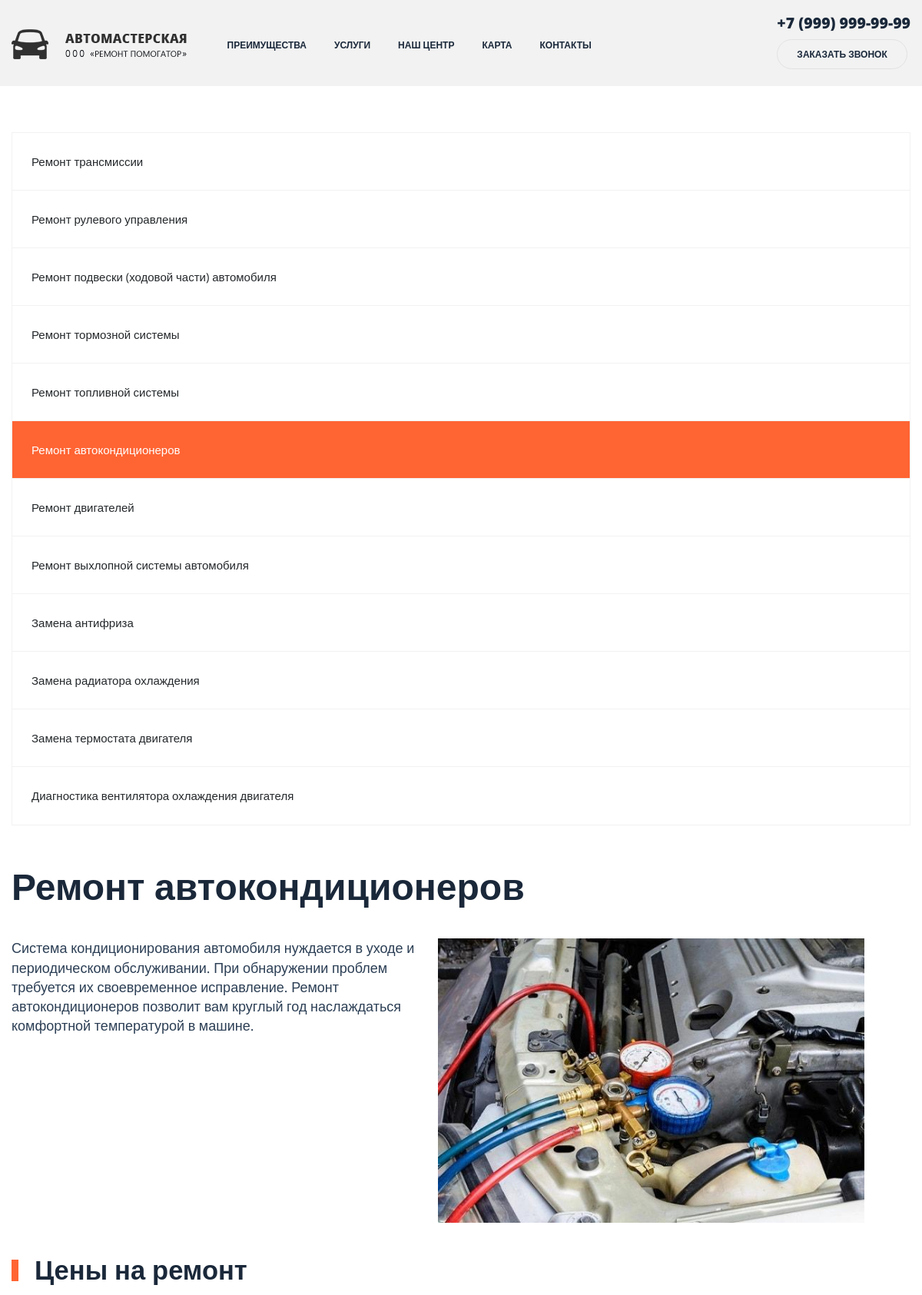
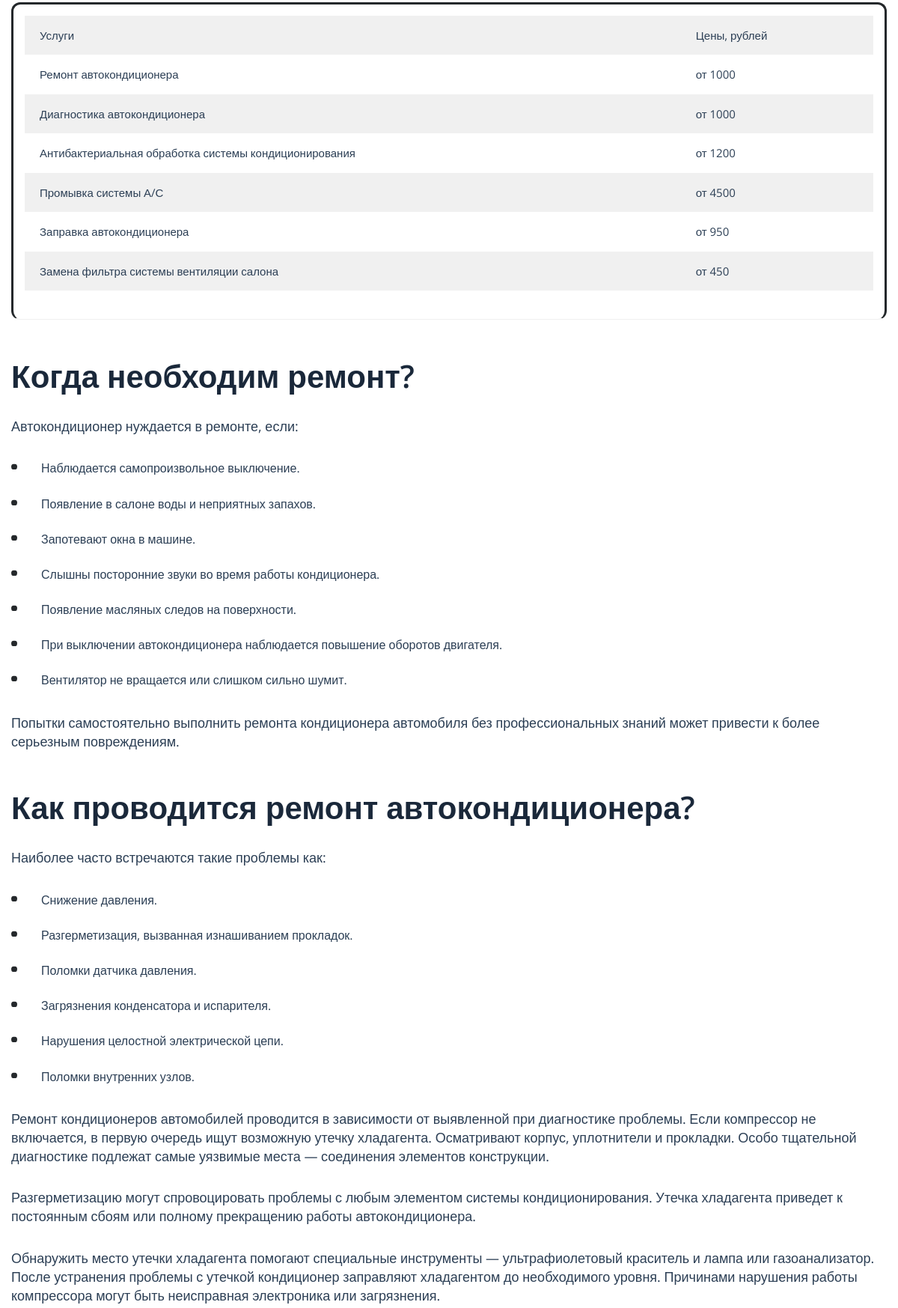
The page /index7.php (upper part) on the database its author committed (2 pictures, top to bottom).
### tables this page shows
CREATE TABLE `service` (
  `idservice` int(11) NOT NULL,
  `id_type` int(11) NOT NULL,
  `service` varchar(500) DEFAULT NULL,
  `cost` int(11) DEFAULT NULL
);

### index7.php (the view, shortened to what this page needs)
<!DOCTYPE html>
<html lang="en" dir="ltr">
  <head>
    <link rel="stylesheet" href="https://stackpath.bootstrapcdn.com/bootstrap/4.1.3/css/bootstrap.min.css"
>
    <link rel="stylesheet" href="https://use.fontawesome.com/releases/v5.6.1/css/all.css"
>
    <link rel="stylesheet" href="css/main2.css">
    <link rel="stylesheet" href="css/media.css">
    <link rel="stylesheet" href="css/animate.css">
    <link rel='stylesheet' id='wp-block-library-css' href='css/style.min-1.css' type='text/css' media='all'>
    <link rel='stylesheet' id='autoservice-style-css' href='css/wmac_single_71dfaf63ff26cdcd8f13a55f6c5f486d-1.css' type='text/css' media='all'>
    <link rel='stylesheet' id='autoservice-main-css' href='css/wmac_single_ce631b6e98131e308f29fbe37d2114e2-1.css' type='text/css' media='all'>
    <link rel='stylesheet' id='autoservice-media-main-css' href='css/wmac_single_e65cdca6a25d2c07eeefa16406e77695-1.css' type='text/css' media='all'>
  </head>
  <body>
    <header>
      <nav class="navbar navbar-expand-lg sticky-top">
        <div class="container">
          <a href="index.html" class="navbar-brad">
            <img src="img/logo.svg" alt="" class="logo">
          </a>
          <div class="collapse navbar-collapse" id="navbarResponsive">
            <ul class="navbar-nav">
            <li class="nav-item">
                <a href="index.html#why" class="nav-link active">
                  Преимущества
                </a>
              </li>
              <li class="nav-item">
                <a href="index2.php" class="nav-link">
                  Услуги
                </a>
              </li>
              <li class="nav-item">
                <a href="index.html#look" class="nav-link">
                  Наш центр
                </a>
              </li>
              <li class="nav-item">
                <a href="index.html#place" class="nav-link">
                  Карта
                </a>
              </li>
              <li class="nav-item">
                <a href="index.html#footer" class="nav-link">
                  Контакты
                </a>
              </li>
            </ul>
          </div>
          <div class="clearfix d-none d-lg-block">
           <div class="contacts__phone bolder">
             +7 (999) 999-99-99
           </div>
           <a class="contacts__btn upper bolder" href="#">
             Заказать звонок
           </a>
          </div>
        </div>
      </nav>
    </header>
    <div id="content" class="site-content">
			<div class="wrapper">
				<div class="inner">
					<div class="inner-page">
						<aside id="secondary" class="widget-area">
							<nav class="sidebar-nav">
                  <ul>
                    <li class="page_item page-item-468 page_item_has_children"><a href="index2.php">Ремонт трансмиссии</a>
                    </li>
                    <li class="page_item page-item-469 page_item_has_children"><a href="index3.php">Ремонт рулевого управления</a>
                    </li>
                    <li class="page_item page-item-470 page_item_has_children"><a href="index4.php">Ремонт подвески (ходовой части) автомобиля</a>
                    </li>
                    <li class="page_item page-item-471 page_item_has_children"><a href="index5.php">Ремонт тормозной системы</a>
                    </li>
                    <li class="page_item page-item-472 page_item_has_children"><a href="index6.php">Ремонт топливной системы</a>
                    </li>
                    <li class="page_item page-item-473 current_page_item"><a href="index7.php">Ремонт автокондиционеров</a>
                    </li>
                    <li class="page_item page-item-474 page_item_has_children"><a href="index8.php">Ремонт двигателей</a>
                    </li>
                    <li class="page_item page-item-475 page_item_has_children"><a href="index9.php">Ремонт выхлопной системы автомобиля</a>
                    </li>
                    <li class="page_item page-item-994"><a href="index10.php">Замена антифриза</a></li>
                    <li class="page_item page-item-1001"><a href="index11.php">Замена радиатора охлаждения</a></li>
                    <li class="page_item page-item-1004"><a href="index12.php">Замена термостата двигателя</a></li>
                    <li class="page_item page-item-1007"><a href="index13.php" aria-current="page">Диагностика вентилятора охлаждения двигателя</a></li>
                  </ul>
							</nav>
						</aside>
						<div id="primary" class="content-area">
							<main id="main" class="site-main">
								<div class="inner-page-preview section mb0">
									<div class="inner-page-preview-layout">
										<div class="section-title">
											<h1>Ремонт автокондиционеров</h1>
										</div>
									</div>
								</div>
								<article id="post-473" class="post-473 page type-page status-publish has-post-thumbnail hentry">
									<div class="entry-content">
										<div id="seo-img-block_5efddee0a18bb" class="seo-img section mb0">
											<div class="section-bg"></div>
											<div class="seo-img-layout">
												<div class="seo-img-left">
													<div class="seo-img-desc section-desc">
														<p>Система кондиционирования автомобиля нуждается в уходе и периодическом обслуживании. При обнаружении проблем требуется их своевременное исправление. Ремонт автокондиционеров позволит вам круглый год наслаждаться комфортной температурой в машине.</p>
													</div>
												</div>
												<div class="seo-img-right">
													<div class="seo-img-photo"> <img width="600" height="400" src="img/remont-avtokondicionerov.jpg"> </div>
												</div>
											</div>
										</div>
										<h2>Цены на ремонт</h2>
										<figure class="wp-block-table is-style-stripes">
											<table>
												<tbody>
													<tr>
														<td>Услуги</td>
														<td>Цены, рублей</td>
													</tr>
													<?php
                                                    include('admin/database/dbconfig.php');
                                                    $sql = "SELECT * FROM `service` where id_type = 6";
                                                    $result = $connection->query($sql);
                                                    while($row = $result->fetch_assoc()) {
                                                        echo"
                                                        <tr>
                                                            <td>" . $row["service"] ."</td>
                                                            <td>от " . $row["cost"] ."</td>
                                                        </tr>";
                                                    }
                                                    ?>
												</tbody>
											</table>
										</figure>
										<div id="seo-block_5efddf18a18bc" class="seo section mb0">
											<div class="section-bg"></div>
											<div class="seo-layout">
												<div class="section-title">
													<h2>Когда необходим ремонт? </h2>
												</div>
												<div class="section-desc">
													<p>Автокондиционер нуждается в ремонте, если: </p>
													<ul class="check-list-dots">
														<li>Наблюдается самопроизвольное выключение.</li>
														<li>Появление в салоне воды и неприятных запахов.</li>
														<li>Запотевают окна в машине.</li>
														<li>Слышны посторонние звуки во время работы кондиционера.</li>
														<li>Появление масляных следов на поверхности.</li>
														<li>При выключении автокондиционера наблюдается повышение оборотов двигателя.</li>
														<li>Вентилятор не вращается или слишком сильно шумит.</li>
													</ul>
													<p>Попытки самостоятельно выполнить ремонта кондиционера автомобиля без профессиональных знаний может привести к более серьезным повреждениям.</p>
												</div>
											</div>
										</div>
										<div id="seo-block_5efddf2fa18bd" class="seo section mb0">
											<div class="section-bg"></div>
											<div class="seo-layout">
												<div class="section-title">
													<h2>Как проводится ремонт автокондиционера?</h2>
												</div>
												<div class="section-desc">
													<p>Наиболее часто встречаются такие проблемы как:</p>
													<ul class="check-list-dots">
														<li>Снижение давления.</li>
														<li>Разгерметизация, вызванная изнашиванием прокладок.</li>
														<li>Поломки датчика давления.</li>
														<li>Загрязнения конденсатора и испарителя.</li>
														<li>Нарушения целостной электрической цепи.</li>
														<li>Поломки внутренних узлов.</li>
													</ul>
													<p>Ремонт кондиционеров автомобилей проводится в зависимости от выявленной при диагностике проблемы. Если компрессор не включается, в первую очередь ищут возможную утечку хладагента. Осматривают корпус, уплотнители и прокладки. Особо тщательной диагностике подлежат самые уязвимые места — соединения элементов конструкции. </p>
													<p>Разгерметизацию могут спровоцировать проблемы с любым элементом системы кондиционирования. Утечка хладагента приведет к постоянным сбоям или полному прекращению работы автокондиционера. </p>
													<p>Обнаружить место утечки хладагента помогают специальные инструменты — ультрафиолетовый краситель и лампа или газоанализатор. После устранения проблемы с утечкой кондиционер заправляют хладагентом до необходимого уровня. Причинами нарушения работы компрессора могут быть неисправная электроника или загрязнения. </p>
												</div>
											</div>
										</div>
									</div>
								</article>
                            </main>
                        </div>
                    </div>
                </div>
            </div>
        </div>
</body>
</html>

### css/main2.css (style rules this page uses)
html { font-size: 15px; }
body { font-family: 'Open Sans', sans-serif; color: #2c3f55; overflow-x: hidden; }
ul, li { display: block; margin: 0px; padding: 0px; }
.container { position: relative; }
* { -moz-transition: all 0.3s ease; -webkit-transition-property: all; -webkit-transition-duration: 0.3s; -webkit-transition-timing-function: ease; }
h2 { font-size: 2.3rem; font-weight: 600; color: #1a283a; margin-left: 30px; margin-top: 0px; margin-bottom: 0px; }
h2:before { content: ''; display: block; background: #FF6433; width: 9px; height: 28px; position: absolute; margin-top: 8px; margin-left: -30px; }
.bolder { font-weight: 800; }
.upper { text-transform: uppercase; }
.navbar { background: #F2F2F2; padding: 15px 0 31px 0; }
.logo { margin-top: 20px; }
.navbar-nav { margin: 22px 0 0 75px; }
.nav-link { color: #1A283A; text-transform: uppercase; font-weight: 800; border-radius: 60px; font-size: 0.8rem; padding: 8px 18px !important; padding-left: 40px; }
.contacts__phone { font-size: 1.667rem; color: #1A283A; margin-bottom: 14px; }
.contacts__btn { font-size: 0.8rem; border: 1px solid #E2E2E2; padding: 10px 25px; color: #1A283A; border-radius: 60px; }
h1 { font-size: 3.333rem; color: #1a283a; font-weight: 600; margin: 80px 0 80px 0; line-height: 1.2em; }
.section-title { margin-top: 50px; }

### css/media.css (style rules this page uses)
@media screen and (max-width: 1200px) { body { overflow-x: hidden; } }
@media (min-width: 992px) and (max-width: 1200px) { .container { max-width: 100%; } }
@media (min-width: 992px) and (max-width: 1200px) { .navbar-nav { margin-left: 4.5%; } }
@media (min-width: 992px) and (max-width: 1200px) { .contacts__phone { font-size: 1.3rem; } }

### css/style.min-1.css (style rules this page uses)
.wp-block-table { overflow-x:auto }
.wp-block-table table { width:100% }
.wp-block-table.is-style-stripes { border-spacing:0; border-collapse:inherit; background-color:transparent; border-bottom:1px solid #f0f0f0 }
.wp-block-table.is-style-stripes tbody tr:nth-child(odd) { background-color:#f0f0f0 }
.wp-block-table.is-style-stripes td,.wp-block-table.is-style-stripes th { border-color:transparent }

### css/wmac_single_71dfaf63ff26cdcd8f13a55f6c5f486d-1.css (style rules this page uses)
html { line-height:1.15; -webkit-text-size-adjust:100% }
body { margin:0 }
h1 { font-size:2em; margin:.67em 0 }
body,button,input,select,optgroup,textarea { font-size:16px; font-size:1rem; line-height:1.5 }
h1,h2,h3,h4,h5,h6 { clear:both }
p { margin-bottom:1.5em }
ul,ol { margin:30px 0 }
ul { list-style:disc }
img { height:auto; max-width:100% }
figure { margin:1em 0 }
table { margin:0 0 1.5em; width:100% }
.clear:before,.clear:after,.entry-content:before,.entry-content:after,.comment-content:before,.comment-content:after,.site-header:before,.site-header:after,.site-content:before,.site-content:after,.site-footer:before,.site-footer:after { content:""; display:table; table-layout:fixed }
.clear:after,.entry-content:after,.comment-content:after,.site-header:after,.site-content:after,.site-footer:after { clear:both }

### css/wmac_single_e65cdca6a25d2c07eeefa16406e77695-1.css (style rules this page uses)
@media screen and (max-width:1200px) { .inner-page { display:block } }
@media screen and (max-width:1200px) { .widget-area { width:100%; margin-bottom:30px } }

### rows shown on the page
service: service "Ремонт автокондиционера", cost "1000"
service: service "Диагностика автокондиционера", cost "1000"
service: service "Антибактериальная обработка системы кондиционирования", cost "1200"
service: service "Промывка системы А/С", cost "4500"
service: service "Заправка автокондиционера", cost "950"
service: service "Замена фильтра системы вентиляции салона", cost "450"
